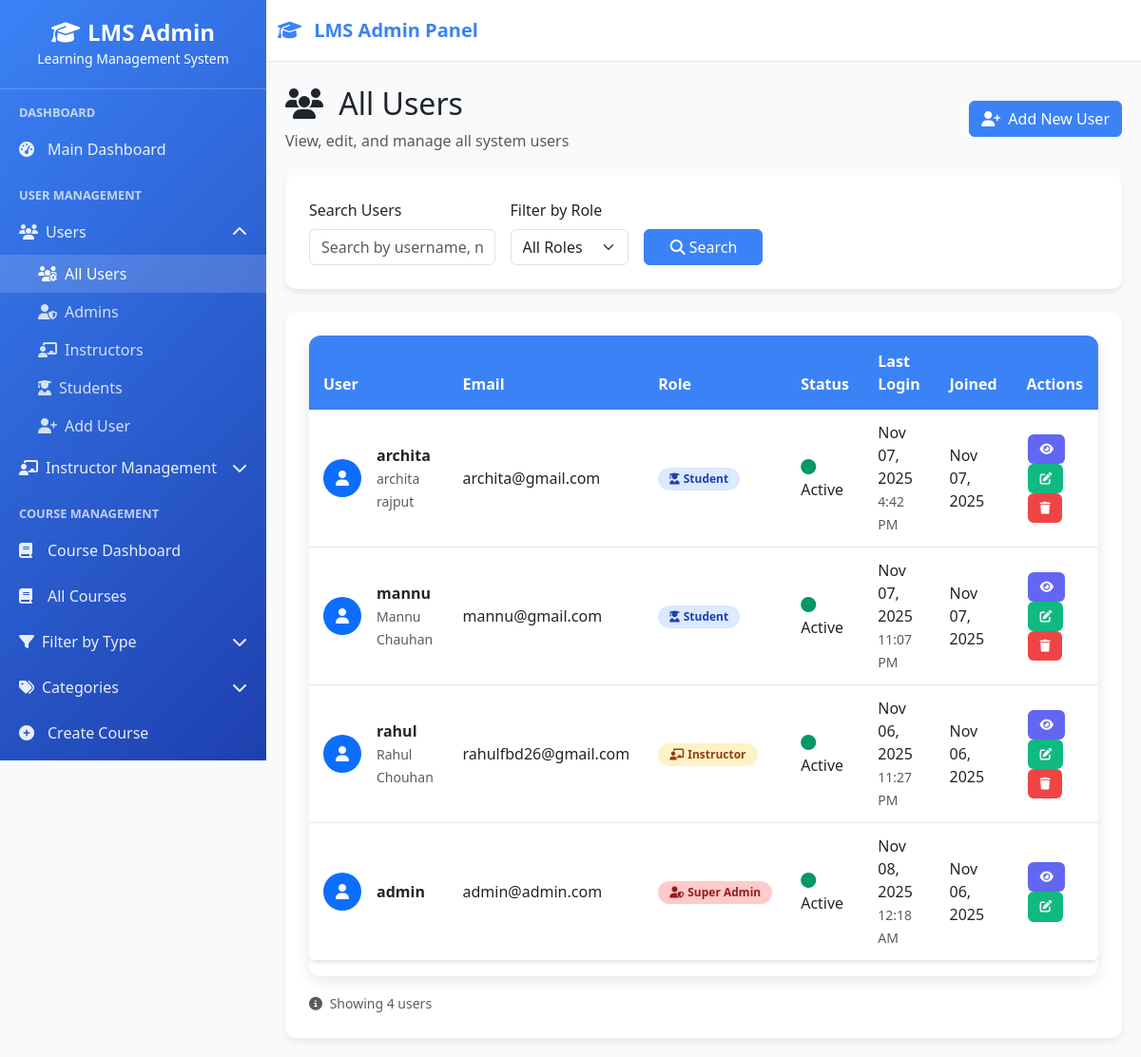
Screenshot of /manage_users/ (signed in) with the database file from the repository.
### userss/models.py (models this page shows, shortened)
class CustomUser(AbstractUser):
    ROLE_CHOICES = (
    ("superadmin", "Super Admin"),
    ("instructor", "Instructor"),
    ("student", "Student"),
    ("webinar_user", "Webinar User"),  # Add this line
)
    role = models.CharField(max_length=20, choices=ROLE_CHOICES, default="student")
    phone_number = models.CharField(max_length=15, blank=True, null=True)
    profile_picture = models.ImageField(
        upload_to="profile_pics/", blank=True, null=True
    )
    bio = models.TextField(max_length=500, blank=True)
    date_of_birth = models.DateField(blank=True, null=True)
    address = models.TextField(max_length=200, blank=True)
    created_by = models.ForeignKey(
        "self",
        on_delete=models.SET_NULL,
        null=True,
        blank=True,
        related_name="created_users",
    )
    updated_at = models.DateTimeField(auto_now=True)
    class Meta:
        ordering = ["-date_joined"]
        verbose_name = "User"
        verbose_name_plural = "Users"

### userss/views.py (the view, shortened to what this page needs)
# urls.py: path("manage_users/", views.manage_users, name="manage_users"),
@login_required
def manage_users(request):
    if request.user.role != 'superadmin':
        return redirect('user_login')
    search_query = request.GET.get('search', '')
    role_filter = request.GET.get('role', '')
    course_filter = request.GET.get('course', '')
    batch_type_filter = request.GET.get('batch_type', '')
    users = CustomUser.objects.all()
    if role_filter:
        users = users.filter(role=role_filter)
    if course_filter and role_filter == 'student':
        users = users.filter(enrollments__course_id=course_filter, enrollments__is_active=True).distinct()
    if batch_type_filter and role_filter == 'student':
        users = users.filter(batch_enrollments__batch__batch_type=batch_type_filter, batch_enrollments__is_active=True).distinct()
    users = users.order_by('-date_joined')
    students_data = []
    if role_filter == 'student' or not role_filter:
        for user in users:
            if user.role == 'student':
                enrollments = Enrollment.objects.filter(
                    student=user,
                    is_active=True
                ).select_related('course', 'course__category')
                batch_enrollments = BatchEnrollment.objects.filter(
                    student=user,
                    is_active=True
                ).select_related('batch', 'batch__course', 'batch__instructor')
                students_data.append({
                    'user': user,
                    'enrollments': enrollments,
                    'batch_enrollments': batch_enrollments,
                })
    all_courses = Course.objects.filter(is_active=True).order_by('title')
    context = {
        'users': users,
        'students_data': students_data,
        'search_query': search_query,
        'role_filter': role_filter,
        'course_filter': course_filter,
        'batch_type_filter': batch_type_filter,
        'role_choices': CustomUser.ROLE_CHOICES,
        'all_courses': all_courses,
        'batch_type_choices': [
            ('online', 'Online'),
            ('offline', 'Offline'),
            ('hybrid', 'Hybrid'),
        ],
    }
    return render(request, 'manage_users.html', context)

### userss/templates/manage_users.html (shortened to what this page needs)
{% extends 'base.html' %}
{% block content %}
<div class="d-flex justify-content-between align-items-center mb-4">
    <div>
        <h2>
            <i class="fas fa-users me-2"></i>
            {% if role_filter == 'superadmin' %}
                Admin Users
            {% elif role_filter == 'instructor' %}
                Instructor Users
            {% elif role_filter == 'student' %}
                Student Users
            {% else %}
                All Users
            {% endif %}
        </h2>
        <div class="mt-2">
            {% if not role_filter and not course_filter and not batch_type_filter %}
            <p class="text-muted mb-0">View, edit, and manage all system users</p>
            {% endif %}
        </div>
    </div>
    <a href="{% url 'create_user' %}" class="btn btn-primary">
        <i class="fas fa-user-plus me-2"></i>Add New User
    </a>
</div>
<div class="content-card mb-4">
    <form method="GET" class="row g-3">
        <div class="col-md-3">
            <label class="form-label">Search Users</label>
            <input type="text" name="search" class="form-control"
                   placeholder="Search by username, name, or email..."
                   value="{{ search_query }}">
        </div>
        <div class="col-md-2">
            <label class="form-label">Filter by Role</label>
            <select name="role" class="form-select" id="roleFilter">
                <option value="">All Roles</option>
            </select>
        </div>
        <div class="col-md-2 d-flex align-items-end">
            <button type="submit" class="btn btn-primary w-100">
                <i class="fas fa-search me-1"></i>Search
            </button>
        </div>
    </form>
</div>
<div class="content-card">
    <div class="table-responsive">
        {% if role_filter == 'student' %}
            <table class="table table-hover user-table">
                <thead>
                    <tr>
                        <th>Student</th>
                        <th>Email</th>
                        <th>Enrolled Courses</th>
                        <th>Batches & Types</th>
                        <th>Status</th>
                        <th>Actions</th>
                    </tr>
                </thead>
                <tbody>
                    {% for data in students_data %}
                    <tr>
                        <td>
                            <div class="d-flex align-items-center">
                                <div class="avatar me-3">
                                    <div class="bg-primary rounded-circle d-flex align-items-center justify-content-center"
                                         style="width: 40px; height: 40px;">
                                        <i class="fas fa-user text-white"></i>
                                    </div>
                                </div>
                                <div>
                                    <strong>{{ data.user.username }}</strong>
                                    <br>
                                    <small class="text-muted">
                                        {{ data.user.first_name }} {{ data.user.last_name }}
                                    </small>
                                </div>
                            </div>
                        </td>
                        <td>{{ data.user.email }}</td>
                        <td class="expandable-cell">
                            {% if data.enrollments %}
                                <div class="student-details">
                                    {% for enrollment in data.enrollments %}
                                    <div class="course-badge">
                                        <i class="fas fa-book me-1"></i>
                                        <strong>{{ enrollment.course.course_code }}</strong>
                                        <br>
                                        <small>{{ enrollment.course.title|truncatechars:30 }}</small>
                                        <br>
                                        <small class="text-muted">
                                            <i class="fas fa-tag me-1"></i>{{ enrollment.course.get_course_type_display }}
                                        </small>
                                    </div>
                                    {% endfor %}
                                </div>
                            {% else %}
                                <span class="no-courses">No course enrollments</span>
                            {% endif %}
                        </td>
                        <td class="expandable-cell">
                            {% if data.batch_enrollments %}
                                <div class="student-details">
                                    {% for batch_enrollment in data.batch_enrollments %}
                                    <div class="batch-badge">
                                        <i class="fas fa-users-class me-1"></i>
                                        <strong>{{ batch_enrollment.batch.name }}</strong>
                                        <br>
                                        <small>{{ batch_enrollment.batch.course.title|truncatechars:25 }}</small>
                                        <br>
                                        <span class="badge badge-{{ batch_enrollment.batch.batch_type }} mt-1">
                                            <i class="fas fa-{% if batch_enrollment.batch.batch_type == 'online' %}wifi{% elif batch_enrollment.batch.batch_type == 'offline' %}building{% else %}laptop-house{% endif %} me-1"></i>
                                            {{ batch_enrollment.batch.get_batch_type_display }}
                                        </span>
                                    </div>
                                    {% endfor %}
                                </div>
                            {% else %}
                                <span class="no-courses">No batch enrollments</span>
                            {% endif %}
                        </td>
                        <td>
                            {% if data.user.is_active %}
                                <i class="fas fa-circle status-active me-1"></i>Active
                            {% else %}
                                <i class="fas fa-circle status-inactive me-1"></i>Inactive
                            {% endif %}
                        </td>
                        <td>
                            <a href="{% url 'user_details' data.user.id %}"
                               class="btn btn-action btn-view" title="View Details">
                                <i class="fas fa-eye"></i>
                            </a>
                            <a href="{% url 'edit_user' data.user.id %}"
                               class="btn btn-action btn-edit" title="Edit User">
                                <i class="fas fa-edit"></i>
                            </a>
                            {% if data.user != user %}
                            <a href="{% url 'delete_user' data.user.id %}"
                               class="btn btn-action btn-delete" title="Delete User"
                               onclick="return confirm('Are you sure you want to delete this user?')">
                                <i class="fas fa-trash"></i>
                            </a>
                            {% endif %}
                        </td>
                    </tr>
                    {% empty %}
                    <tr>
                        <td colspan="6" class="text-center py-4">
                            <i class="fas fa-user-graduate fa-3x text-muted mb-3"></i>
                            <p class="text-muted">No students found matching your criteria.</p>
                        </td>
                    </tr>
                    {% endfor %}
                </tbody>
            </table>
        {% else %}
            <table class="table table-hover user-table">
                <thead>
                    <tr>
                        <th>User</th>
                        <th>Email</th>
                        <th>Role</th>
                        <th>Status</th>
                        <th>Last Login</th>
                        <th>Joined</th>
                        <th>Actions</th>
                    </tr>
                </thead>
                <tbody>
                    {% for user_obj in users %}
                    <tr>
                        <td>
                            <div class="d-flex align-items-center">
                                <div class="avatar me-3">
                                    <div class="bg-primary rounded-circle d-flex align-items-center justify-content-center"
                                         style="width: 40px; height: 40px;">
                                        <i class="fas fa-user text-white"></i>
                                    </div>
                                </div>
                                <div>
                                    <strong>{{ user_obj.username }}</strong>
                                    <br>
                                    <small class="text-muted">
                                        {{ user_obj.first_name }} {{ user_obj.last_name }}
                                    </small>
                                </div>
                            </div>
                        </td>
                        <td>{{ user_obj.email }}</td>
                        <td>
                            <span class="badge badge-role badge-{{ user_obj.role }}">
                                {% if user_obj.role == 'superadmin' %}
                                    <i class="fas fa-user-shield me-1"></i>Super Admin
                                {% elif user_obj.role == 'instructor' %}
                                    <i class="fas fa-chalkboard-teacher me-1"></i>Instructor
                                {% else %}
                                    <i class="fas fa-user-graduate me-1"></i>Student
                                {% endif %}
                            </span>
                        </td>
                        <td>
                            {% if user_obj.is_active %}
                                <i class="fas fa-circle status-active me-1"></i>Active
                            {% else %}
                                <i class="fas fa-circle status-inactive me-1"></i>Inactive
                            {% endif %}
                        </td>
                        <td>
                            {% if user_obj.last_login %}
                                {{ user_obj.last_login|date:"M d, Y" }}
                                <br>
                                <small class="text-muted">{{ user_obj.last_login|date:"g:i A" }}</small>
                            {% else %}
                                <span class="text-muted">Never</span>
                            {% endif %}
                        </td>
                        <td>{{ user_obj.date_joined|date:"M d, Y" }}</td>
                        <td>
                            <a href="{% url 'user_details' user_obj.id %}"
                               class="btn btn-action btn-view" title="View Details">
                                <i class="fas fa-eye"></i>
                            </a>
                            <a href="{% url 'edit_user' user_obj.id %}"
                               class="btn btn-action btn-edit" title="Edit User">
                                <i class="fas fa-edit"></i>
                            </a>
                            {% if user_obj != user %}
                            <a href="{% url 'delete_user' user_obj.id %}"
                               class="btn btn-action btn-delete" title="Delete User"
                               onclick="return confirm('Are you sure you want to delete this user?')">
                                <i class="fas fa-trash"></i>
                            </a>
                            {% endif %}
                        </td>
                    </tr>
                    {% endfor %}
                </tbody>
            </table>
        {% endif %}
    </div>
    <div class="mt-3 text-muted">
        <small>
            <i class="fas fa-info-circle me-1"></i>
            Showing {{ users.count }} user{{ users.count|pluralize }}
        </small>
    </div>
</div>
{% endblock %}

### rows the page displays
CustomUser: username "archita", first_name "archita", last_name "rajput", email "archita@gmail.com", role "student" (drawn), is_active True (drawn), last_login "Nov 07, 2025", last_login "4:42 PM", date_joined "Nov 07, 2025"
CustomUser: username "mannu", first_name "Mannu", last_name "Chauhan", email "mannu@gmail.com", role "student" (drawn), is_active True (drawn), last_login "Nov 07, 2025", last_login "11:07 PM", date_joined "Nov 07, 2025"
CustomUser: username "rahul", first_name "Rahul", last_name "Chouhan", email "rahulfbd26@gmail.com", role "instructor" (drawn), is_active True (drawn), last_login "Nov 06, 2025", last_login "11:27 PM", date_joined "Nov 06, 2025"
CustomUser: username "admin", email "admin@admin.com", role "superadmin" (drawn), is_active True (drawn), last_login "Nov 08, 2025", last_login "12:18 AM", date_joined "Nov 06, 2025"

### other values shown
{{ users.count }} "4"
